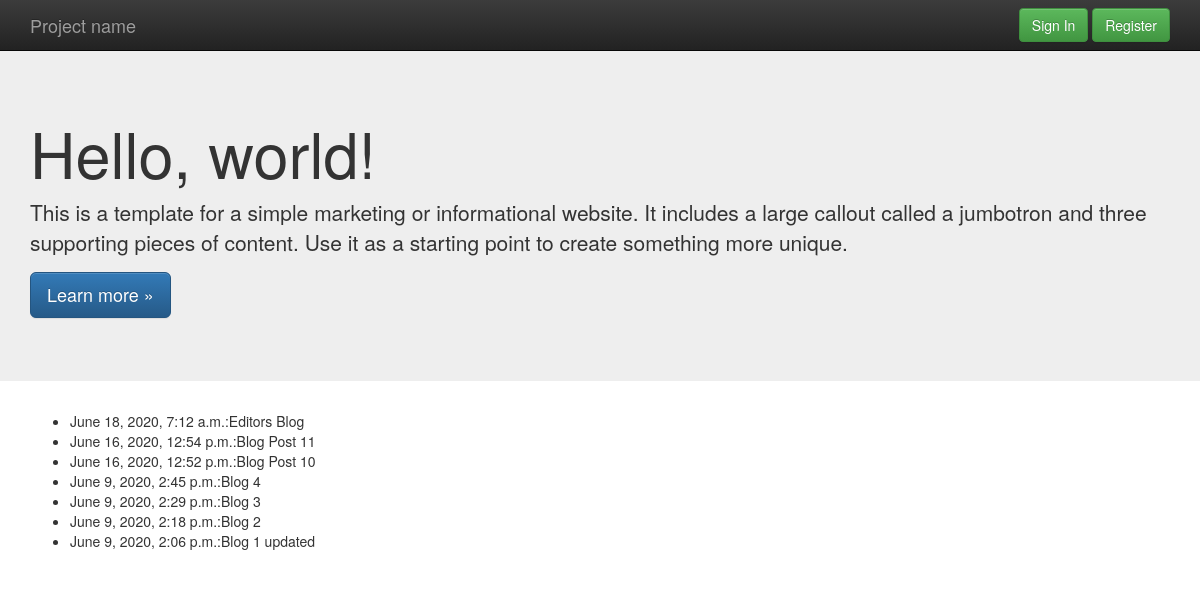
Screenshot of /blog/post/archive/ with the database file from the repository.
### blog/models.py (models this page shows, shortened)
class Post(models.Model):
      title = models.CharField(max_length=100)
      content = models.TextField()
      date_posted = models.DateTimeField(default=timezone.now)
      author   = models.ForeignKey(User,on_delete=models.CASCADE)

### blog/templates/blog/post_archive.html (shortened to what this page needs)
{% extends 'blog/base.html'%}
{%block content%}
<div class = "container">
     <section>
         <ul>
             {% for post in latest%}
               <li> {{ post.date_posted}}:{{post.title}}</li>
             {% endfor %}
         </ul>
     </section>
</div>
{%endblock%}

### blog/templates/blog/base.html (style rules this page uses)
body { padding-top: 50px; padding-bottom: 20px; }

### rows the page displays
Post: date_posted "June 18, 2020, 7:12 a.m.", title "Editors Blog"
Post: date_posted "June 16, 2020, 12:54 p.m.", title "Blog Post 11"
Post: date_posted "June 16, 2020, 12:52 p.m.", title "Blog Post 10"
Post: date_posted "June 9, 2020, 2:45 p.m.", title "Blog 4"
Post: date_posted "June 9, 2020, 2:29 p.m.", title "Blog 3"
Post: date_posted "June 9, 2020, 2:18 p.m.", title "Blog 2"
Post: date_posted "June 9, 2020, 2:06 p.m.", title "Blog 1 updated"
